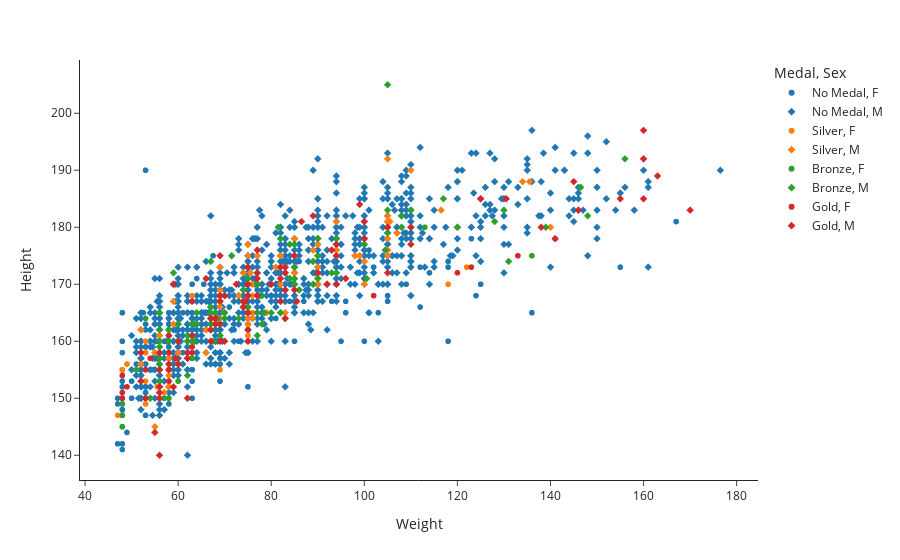

The notebook cell saved with this chart:
### Code cell
athlete_df_based_on_sport = athlete_df.query('Sport == "Weightlifting"') 
fig =px.scatter(athlete_df_based_on_sport, x= 'Weight', y = 'Height', color='Medal', symbol ='Sex', size_max=60, template = "simple_white")
fig.show()

### Figure 1 — Plotly figure (JSON) as saved in the notebook; plotly's stock layout.template omitted (floating-point values rounded to 4 significant figures; data arrays with more than 128 entries replaced by an {"elided": "..."} marker saying what was removed)
{"data": [{"hovertemplate": "Medal=No Medal<br>Sex=F<br>Weight=%{x}<br>Height=%{y}<extra></extra>", "legendgroup": "No Medal, F", "marker": {"color": "#1F77B4", "symbol": "circle"}, "mode": "markers", "name": "No Medal, F", "showlegend": true, "type": "scattergl", "x": {"elided": "280 float values"}, "xaxis": "x", "y": {"elided": "280 int values"}, "yaxis": "y"}, {"hovertemplate": "Medal=No Medal<br>Sex=M<br>Weight=%{x}<br>Height=%{y}<extra></extra>", "legendgroup": "No Medal, M", "marker": {"color": "#1F77B4", "symbol": "diamond"}, "mode": "markers", "name": "No Medal, M", "showlegend": true, "type": "scattergl", "x": {"elided": "2196 float values"}, "xaxis": "x", "y": {"elided": "2196 int values"}, "yaxis": "y"}, {"hovertemplate": "Medal=Silver<br>Sex=F<br>Weight=%{x}<br>Height=%{y}<extra></extra>", "legendgroup": "Silver, F", "marker": {"color": "#FF7F0E", "symbol": "circle"}, "mode": "markers", "name": "Silver, F", "showlegend": true, "type": "scattergl", "x": [47, 63, 53, 118, 75, 100, 69, 53, 49, 69, 76, 63, 75, 48, 67.5, 55.5, 53, 58, 58, 69, 75, 122, 53, 73, 69], "xaxis": "x", "y": [147, 159, 160, 170, 177, 170, 160, 153, 156, 167, 165, 168, 161, 155, 164, 152, 149, 156, 152, 164, 175, 173, 158, 168, 155], "yaxis": "y"}, {"hovertemplate": "Medal=Silver<br>Sex=M<br>Weight=%{x}<br>Height=%{y}<extra></extra>", "legendgroup": "Silver, M", "marker": {"color": "#FF7F0E", "symbol": "diamond"}, "mode": "markers", "name": "Silver, M", "showlegend": true, "type": "scattergl", "x": [107, 105, 109, 89, 146, 105, 85, null, 83, 116.5, 98, 58, 69, 75, 81, 74, 60, 134, 52, 56, 82, 82, 69, 94, 110, 90, null, 56, 69, 67, 96, 105, 93, 55, 94, 105, 69, 76, 56, 76, 77, 52, 67, 77, 120, 69, 135.5, 105, 82, 70, 76, 140, 60, 58, 67, 90, 105, 99, 88, null, null, 74, 69, 85, 60, 81, 60, 59, 105.5, 60, 107, 66, 60, 90, 90, 75, 60, 59, 75.5, 82, 56, 82, 98, 55, 103.5, 100, 85, 66, 105, 59.5, null, 105, 59, 58, 58, 79, 57, 52, 66], "xaxis": "x", "y": [null, 178, null, 176, null, 192, 178, null, 165, 183, 175, null, 167, 163, null, 172, 160, 188, 156, 152, null, null, 173, 176, 190, 173, null, 155, 160, null, 171, 182, 176, 158, 181, 181, 166, 164, 161, 168, 168, null, null, 175, 180, 169, 188, 181, 175, 165, 170, 180, 156, 154, null, 171, 175, 175, null, 170, null, 167, 167, 172, 160, 173, null, 167, 181, null, 179, 162, 158, 170, 177, 164, null, null, 172, null, null, 170, 175, 145, null, 174, 172, 158, 182, null, null, 176, 163, 157, 152, 165, 151, 162, null], "yaxis": "y"}, {"hovertemplate": "Medal=Bronze<br>Sex=F<br>Weight=%{x}<br>Height=%{y}<extra></extra>", "legendgroup": "Bronze, F", "marker": {"color": "#2CA02C", "symbol": "circle"}, "mode": "markers", "name": "Bronze, F", "showlegend": true, "type": "scattergl", "x": [70, 63, 113, 136, 48, 53, 58, 58, 69, 63, 75, 63, 60, 53, 60, 48, 58, 69, 51, 63, 57, 48, 74], "xaxis": "x", "y": [165, 160, 180, 175, 145, 155, 160, 150, 160, 163, 166, 157, 163, 164, 153, 147, 155, 161, 155, 160, 150, 149, 167], "yaxis": "y"}, {"hovertemplate": "Medal=Bronze<br>Sex=M<br>Weight=%{x}<br>Height=%{y}<extra></extra>", "legendgroup": "Bronze, M", "marker": {"color": "#2CA02C", "symbol": "diamond"}, "mode": "markers", "name": "Bronze, M", "showlegend": true, "type": "scattergl", "x": [156, 77, 56, 85, 67, 84, 75, 67.5, 73, null, 93, 146.5, 110, 102.5, 105, 94, 67, 77, 56, 94, 146, null, 67, 56, 71.5, 82, 82, 90, 67.5, 105, 65.5, 54, 60, 56, 83, 100.5, 82, 59, 77, 62, 85, 67, 67, 62, 120, 120, 75, 89, 72.5, 73.5, 74, 56, 56, 105, 68.5, 85, 70, 58, 56, 82, 100, 56, 89, 90, 69, 77, 89, 60, 64, 148, 60, 80, 62, 81.5, 67, null, 131, 108, 82, 59, null, 85, 68, 117, null, 104.5, 60, 139, 63.5, 63, 108, 69, 55, 77, 56, 84, 85, 78, 78.5, 86, 74, 130, 78, null, 90, 67, 56, 64, 90, 128, 62, 63.5], "xaxis": "x", "y": [192, 170, 162, 173, 174, 171, 171, null, 164, null, 172, 187, 183, null, 205, 178, 165, 165, 155, 172, 183, null, null, 160, 175, null, 178, 178, 160, 179, null, 150, 156, 157, 172, 171, null, 172, 165, 154, 171, null, 164, 160, 180, 180, null, null, null, null, 169, 156, 159, 183, 164, 170, 164, 162, null, null, 177, 153, 174, 175, null, 170, 170, 156, 165, 182, 160, 165, 160, 180, 166, null, 174, 182, 165, null, null, 177, 165, 185, null, 176, null, 180, 160, null, 180, null, null, 161, 165, 177, 175, 163, 165, 169, null, 183, 168, null, 171, 163, 156, 163, 172, 181, 161, 160], "yaxis": "y"}, {"hovertemplate": "Medal=Gold<br>Sex=F<br>Weight=%{x}<br>Height=%{y}<extra></extra>", "legendgroup": "Gold, F", "marker": {"color": "#D62728", "symbol": "circle"}, "mode": "markers", "name": "Gold, F", "showlegend": true, "type": "scattergl", "x": [75, 63, 49, 58, 53, 63, 102, 54, 58, 58, 68, 69, 63, 123, 48, 75, 53, 75, 58, 48, 120, 48, 48, 69, 53, 133], "xaxis": "x", "y": [168, 158, 152, 158, 155, 159, 168, 157, 153, 161, 163, 160, 161, 173, 154, 165, 150, 162, 155, 154, 172, 151, 150, 163, 150, 175], "yaxis": "y"}, {"hovertemplate": "Medal=Gold<br>Sex=M<br>Weight=%{x}<br>Height=%{y}<extra></extra>", "legendgroup": "Gold, M", "marker": {"color": "#D62728", "symbol": "diamond"}, "mode": "markers", "name": "Gold, M", "showlegend": true, "type": "scattergl", "x": [160, 141, 85, 105, 83, 105, 59.5, 75, 69, 75, 99, 67, 82, 75, 170, 60, 60, 101.5, null, 66, 56, 83, 94, 67, 75, 60, 67, 59, 74.5, 75, 80, 90, null, null, 94, 74, 93, 93, 96, 62, 67, 62, 74, 70, 125, 75, 100, 69, 63, 85.5, 56, 77, 85, 138, 105, 59, 60, 56, 75, 66, 74, 89, null, 58, 56, 52, 86.5, 69, 92, 83, 75, 77, 145, 155, 82, 67, 67, 77, 77, 160, 83, 70, 52, 73, 81.5, 146, null, 62, 103.5, 160, 60, 127, 105, 97, 56, 58, 82, 56, 100, 130.5, 55, 56, 68, 110, 99, 110, 83, 52, 163, 72.5, 94, 75], "xaxis": "x", "y": [185, 178, 169, 172, 164, 180, 157, 168, 175, null, null, 162, 167, null, 183, 156, null, null, null, 171, 140, 173, 177, 164, null, null, null, 170, 167, 170, 170, 172, 170, null, 175, null, 176, 176, 171, 158, 160, 157, 167, 160, 185, 165, 178, 168, 167, 167, 150, 172, 175, 180, null, 152, 156, 155, 170, null, 166, 182, null, 155, 151, 158, 181, 167, 170, 172, 160, 176, 188, 185, 173, 164, null, 168, 171, 192, 164, 168, 153, null, null, 183, null, 150, null, 197, 160, null, 180, null, null, 156, 171, 152, 181, 185, 144, 158, 164, 180, 184, 177, 169, 158, 189, 170, 170, 173], "yaxis": "y"}], "layout": {"legend": {"title": {"text": "Medal, Sex"}, "tracegroupgap": 0}, "margin": {"t": 60}, "xaxis": {"anchor": "y", "domain": [0, 1], "title": {"text": "Weight"}}, "yaxis": {"anchor": "x", "domain": [0, 1], "title": {"text": "Height"}}}}
